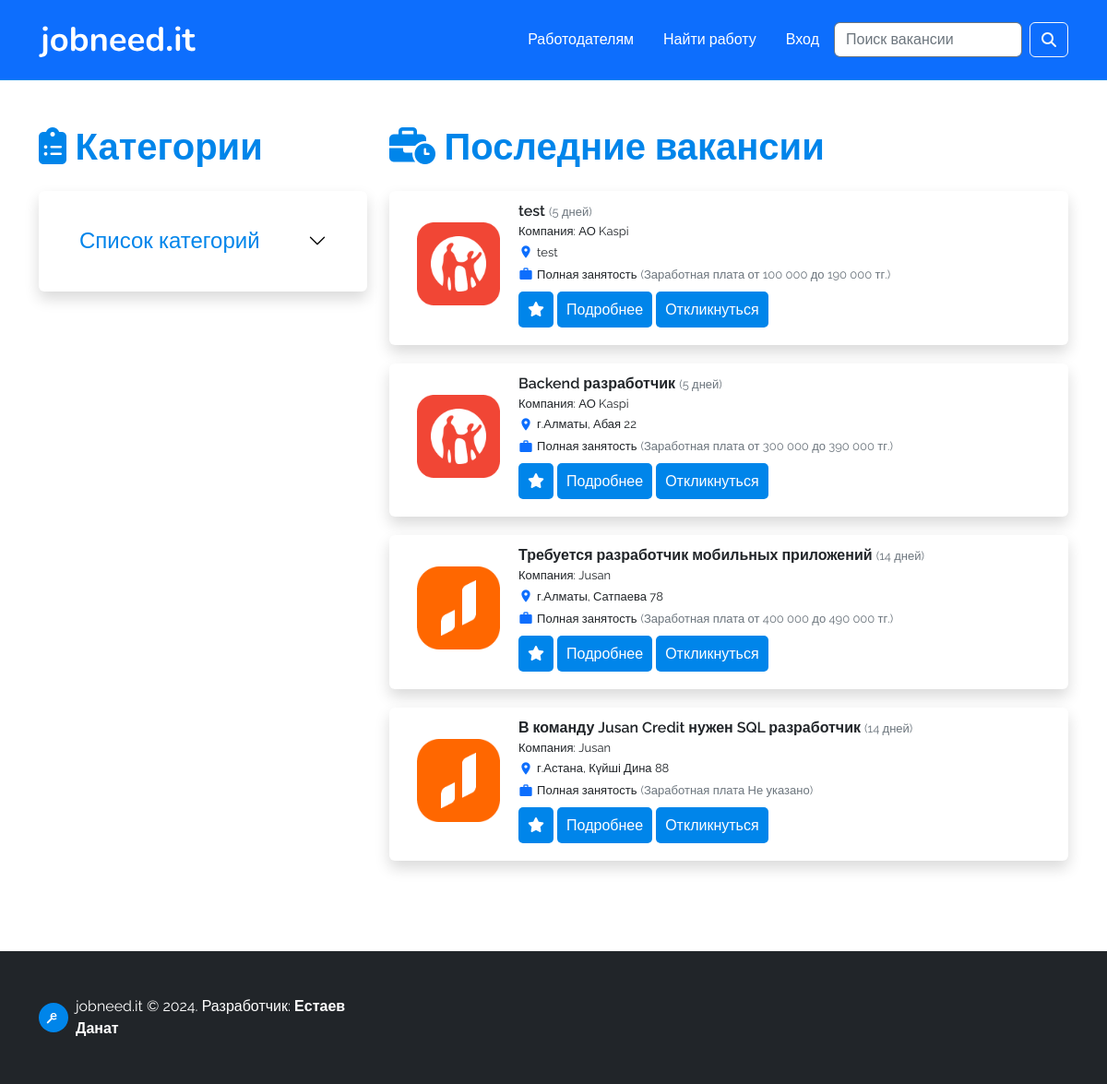
/job/list/, run on the app's committed database.
### employer/models.py (models this page shows, shortened)
class Job(models.Model):
    company = models.ForeignKey(Company, on_delete=models.CASCADE, related_name='jobs')
    category = models.ForeignKey(Category, on_delete=models.CASCADE, related_name='category')
    title = models.CharField(max_length=80)
    location = models.CharField(max_length=80)
    created_date = models.DateTimeField(default=datetime.datetime.now(), blank=True)
    experience_choices = (
        ('Нет опыта работы','Нет опыта работы'),
        ('1-3 года', '1-3 года'),
        ('3-6 года', '3-6 года'),
        ('6 и выше', '6 и выше'),
    )
    experience = models.CharField(max_length=80, choices=experience_choices)
    salary_choices = (
        ('Не указано', 'Не указано'),
        ('от 100 000 до 190 000 тг.', 'от 100 000 до 190 000 тг.'),
        ('от 200 000 до 290 000 тг.', 'от 200 000 до 290 000 тг.'),
        ('от 300 000 до 390 000 тг.', 'от 300 000 до 390 000 тг.'),
        ('от 400 000 до 490 000 тг.', 'от 400 000 до 490 000 тг.'),
        ('от 500 000 и выше', 'от 500 000 и выше'),
    )
    salary = models.CharField(
        max_length=80, choices=salary_choices
    )
    cooperation_choices = (
        ('Полная занятость', 'Полная занятость'),
        ('Частичная занятость', 'Частичная занятость'),
        ('Удаленная работа', 'Удаленная работа'),
        ('Стажировка', 'Стажировка'),
        ('Производственная практика', 'Производственная практика'),
    )
    cooperation_type = models.CharField(
        max_length=80, choices=cooperation_choices
    )
    job_description = models.TextField()
    skills_required = models.CharField(max_length=80)
    '''
    military_choices = (
        ('Военнообязанный', 'Военнообязанный'),
        ('Есть военный билет', 'Есть военный билет'),
    )
    military_service = models.CharField(
        max_length=80, choices=military_choices
    )
    '''
    degree_choices = (
        ('Не имеет значения', 'Не имеет значения'),
        ('Диплом ТиПО', 'Диплом ТиПО'),
        ('Диплом бакалавра', 'Диплом бакалавра'),
        ('Диплом магистра', 'Диплом магистра'),
        ('Диплом Phd', 'Диплом Phd'),
    )
    degree = models.CharField(max_length=80, choices=degree_choices)
    class Meta:
        verbose_name = "Вакансия"
        verbose_name_plural = "Вакансии"

class Company(models.Model):
    employer = models.OneToOneField(User, on_delete=models.CASCADE)
    category = models.ForeignKey(Category, on_delete=models.CASCADE)
    name = models.CharField(max_length=80)
    co_introduction = models.TextField()
    logo = models.ImageField(default='default.png', upload_to='co-logo')
    link  = models.CharField(max_length=80)
    def __str__(self):
        return self.name
    class Meta:
        verbose_name = "Компания"
        verbose_name_plural = "Компании"

### portal/views.py (the view)
# urls.py: path('job/list/', home_page, name='home-page'),
def home_page(request):
    jobs = Job.objects.order_by('-created_date').all()
    now = datetime.now(timezone.utc)
    for i in jobs:
        get_days = now - i.created_date
        if get_days.days > 1:
            i.created_date = f'{get_days.days} дней'
    return render(request, 'home_page.html', {'jobs':jobs})

### OnlineJobPortalProject/context_processors.py (called while the page is built)
def get_categories(request):
    return {'categories': Category.objects.all()}

### portal/models.py (called while the page is built)
    def __str__(self):
       return self.name

### portal/templates/home_page.html (shortened to what this page needs)
{% extends "base.html" %}
{% load crispy_forms_tags %}
{% load humanize %}
{% block content %}
<div class="">
  <legend class="display-6 mb-4 blue" style="font-weight: 700;"><i class="fa-solid fa-business-time"></i> Последние вакансии</legend>
  {% for job in jobs %}
  <article class="content-section border border-0 shadow bg-body rounded">
    <div class="row">
      <div class="col-md-2 text-center pt-4">
        <img class="account-img" src="{{ job.company.logo.url }}">
      </div>
      <div class="col-md-10">
        <span style="font-weight: 600;">{{ job.title }}</span>
        <span class="text-muted mr-1" style="font-size: small;" >
          {% if job.created_date|naturalday == 'today' %}
          <td>(Сегодня)</td>
          {% elif job.created_date|naturalday == 'yesterday' %}
          <td>(Вчера)</td>
          {% else %}
          <td >({{ job.created_date|naturaltime }})</td>
          {% endif %}
        </span><br>
        <span style="vertical-align:middle;font-size:small;" class="mb-3">Компания: {{ job.company }}</span><br>
        <i class="text-primary material-icons" style="vertical-align: middle;font-size: medium;">&#xe0c8;</i>
        <span style="vertical-align:middle;font-size:small;">{{ job.location }} </span><br>
        <i class="text-primary material-icons" style="vertical-align: middle;font-size: medium;" >&#xe8f9;</i>
        <span style="vertical-align:middle;font-size:small;">{{ job.get_cooperation_type_display }}</span>
        <span  class="text-muted" style="font-size: small;vertical-align: middle;">(Заработная плата {{ job.get_salary_display }})</span>
        <div class="menu-block mb-3">
          <a class="button is-blue is-small" href="{% url 'save-job' job.id %}"><i class="fa-solid fa-star text-white"></i></a>
          <a class="button is-blue is-small" href="{% url 'job-detail' job.id %}">Подробнее</a>
          <a class="button is-blue is-small" href="{% url 'request-job' job.id %}">Откликнуться</a>
        </div>
      </div>
      </div>
  </article>
  {% endfor %}
</div>
{% endblock %}

### portal/templates/base.html (shortened to what this page needs)
{% load static %}
<html lang="ru">
<head>
  <link rel="stylesheet" type="text/css" href="{% static './css/main.css' %}">
  <link rel="stylesheet" type="text/css" href="{% static './css/style.css' %}">
  <link rel="stylesheet" href="{% static './css/bootstrap.min.css' %}">
  <link rel="stylesheet" href="https://cdnjs.cloudflare.com/ajax/libs/font-awesome/6.2.0/css/all.min.css" />
</head>
<body>
<header class="navbar navbar-expand-lg navbar-light bg-primary blue-bottom-border mb-5 ">
  <div class="container">
    <a class="navbar-brand logo" href="{% url 'home-page' %}">
      <img src="{% static './img/logo.svg' %}" alt="Logo">
    </a>
    <div class="collapse navbar-collapse" id="navbarSupportedContent">
      <ul class="navbar-nav ms-auto mb-2 mb-lg-0">
        {% if user.is_authenticated %}
          {% if not user.is_jobseeker %}
            {% if user.company.jobs %}
            <li class="nav-item">
              <a class="header-link" href="{% url 'employer-home' %}">Запросы</a>
            </li>
            <li class="nav-item">
              <a class="header-link" href="{% url 'employer-jobs' %}">Вакансии компании</a>
            </li>
            <li class="nav-item">
              <a class="header-link" href="{% url 'employer-create-job' %}">Создать вакансию</a>
            </li>
            <li class="nav-item dropdown">
              <a class="header-link" href="#" role="button" data-bs-toggle="dropdown" aria-expanded="false">
                {{ user.email }}&nbsp;<i class="fa-solid fa-circle-dot"></i>
              </a>
              <ul class="dropdown-menu">
                <li><a class="dropdown-item" href="{% url 'employer-profile' %}"><i class="fa-solid fa-building"></i>&nbsp;Профиль компании</a></li>
                <form method="post" action="{% url 'logout' %}">
                     {% csrf_token %}
                <li><button class="dropdown-item" type="submit"><i class="fa-solid fa-circle-xmark"></i>&nbsp;Выход</button></li>
                </form>
              </ul>
            </li>
            {% else %}
            <li class="nav-item">
              <a class="header-link" href="{% url 'employer-profile' %}">Профиль компании</a>
            </li>
                <form method="post" action="{% url 'logout' %}">
                 {% csrf_token %}
                <li><button class="dropdown-item" type="submit"><i class="fa-solid fa-circle-xmark"></i>&nbsp;Выход</button></li>
                </form>
            {% endif %}
          {% endif %}
        {% if user.is_jobseeker %}
            <li class="nav-item">
              <a class="header-link" href="{% url 'home-page' %}">Вакансии</a>
            </li>
            <li class="nav-item">
              <a class="header-link" href="{% url 'saved-jobs' %}">Избранное</a>
            </li>
            <li class="nav-item">
              <a class="header-link" href="{% url 'jobseeker-requests' %}">Мои запросы</a>
            </li>
            <li class="nav-item dropdown">
              <a class="header-link" href="#" role="button" data-bs-toggle="dropdown" aria-expanded="false">
                {{ user.email }}&nbsp;<i class="fa-solid fa-circle-dot white-text"></i>
              </a>
              <ul class="dropdown-menu">
                <li><a class="dropdown-item" href="{% url 'jobseeker-profile' %}"><i class="fa-solid fa-user"></i>&nbsp;Мой профиль</a></li>
                <form method="post" action="{% url 'logout' %}">
                    {% csrf_token %}
                <li><button class="dropdown-item" type="submit"><i class="fa-solid fa-circle-xmark"></i>&nbsp;Выход</button></li>
                </form>
              </ul>
            </li>
        {% endif %}
        {% else %}
          <li class="nav-item">
            <a class="header-link" href="{% url 'employer-register' %}">Работодателям</a>
          </li>
          <li class="nav-item">
            <a class="header-link" href="{% url 'register' %}">Найти работу</a>
          </li>
          <li class="nav-item">
            <a class="header-link" href="{% url 'login' %}">Вход</a>
          </li>
        {% endif %}
      </ul>
      <form class="d-flex mt-3" action="{% url 'search' %}">
        <input name="q" data-filter="1" class="form-control border border-secondary me-2" type="search" aria-label="Search" placeholder="Поиск вакансии">
        <button class="btn btn-outline-light is-small" type="submit"><i class="fa-solid fa-magnifying-glass"></i></button>
      </form>
    </div>
  </div>
</header>
    <main role="main" class="container">
        <div class="row">
          <div class="col-md-4">
            <legend class="display-6 mb-4 blue" style="font-weight: 700;"><i class="fa-solid fa-clipboard-list"></i> Категории</legend>
            <div class="content-section p-4 border border-0 shadow p-3 mb-5 bg-body rounded">
                <div class="accordion accordion-flush" id="accordionFlushExample">
                  <div class="accordion-item">
                    <h2 class="accordion-header">
                      <button class="accordion-button collapsed" type="button" data-bs-toggle="collapse" data-bs-target="#flush-collapseOne" aria-expanded="false" aria-controls="flush-collapseOne">
                        <h4 class="text-center blue mb-0">Список категорий</h4>
                      </button>
                    </h2>
                  </div>
                </div>
            </div>
          </div>
          <div class="col-md-8">
            {% block content %}{% endblock %}
          </div>
        </div>
    </main>
    <footer class="d-flex flex-wrap justify-content-between align-items-center mt-5 pt-5 pb-5 bg-dark">
      <div class="container">
        <div class="col-md-4 d-flex align-items-center">
          <a href="/" class="mb-3 me-2 mb-md-0 text-muted text-decoration-none lh-1">
            <img src="{% static './img/favicon.svg' %}" width="32px" alt="Logo">
          </a>
          <span class="mb-3 mb-md-0 text-white">jobneed.it © <span id="year"></span>. Разработчик: <a href="#" class="text-white" style="font-weight: 600; text-decoration: none;">Естаев Данат</a></span>
        </div>
      </div>
    </footer>
</body>
</html>

### portal/static/css/main.css (style rules this page uses)
.content-section { background: #ffffff; padding: 10px 20px; border: 1px solid #dddddd; border-radius: 3px; margin-bottom: 20px; }

### portal/static/css/style.css (style rules this page uses)
* { font-family: 'Raleway', sans-serif; }
.logo img { width: 170px; }
h1, h2, h3, h4, h5, h6, p, strong, b { color: #004377; }
button { cursor: pointer; border:none; }
.header-link { display: block; padding: 0.5rem 1rem; font-size: 16px; font-weight: 500; color: #fff; text-decoration: none; transition: color .15s ease-in-out,background-color .15s ease-in-out,border-color .15s ease-in-out; }
.button { cursor: pointer; border: none; padding: 10px 35px; color: #fff; text-decoration: none; border-radius: 5px; }
.is-small { padding: 10px; }
.is-blue { background-color: #0085EA; transition: 0.3s ease-in-out; }
.blue { color: #0085EA; }
.account-img { margin: 0 auto; width: 90px; height: 90px; margin-left: 10px; border-radius: 5px; }
.blue-bottom-border { border-bottom: 1px solid #0085EA; }
.menu-block { margin-top: 15px; }

### data on the page
Job: company.logo (picture), title "test", created_date "5 дней", company "АО Kaspi", location "test", cooperation_type "Полная занятость", salary "от 100 000 до 190 000 тг."
Job: company.logo (picture), title "Backend разработчик", created_date "5 дней", company "АО Kaspi", location "г.Алматы, Абая 22", cooperation_type "Полная занятость", salary "от 300 000 до 390 000 тг."
Job: company.logo (picture), title "Требуется разработчик мобильных приложений", created_date "14 дней", company "Jusan", location "г.Алматы, Сатпаева 78", cooperation_type "Полная занятость", salary "от 400 000 до 490 000 тг."
Job: company.logo (picture), title "В команду Jusan Credit нужен SQL разработчик", created_date "14 дней", company "Jusan", location "г.Астана, Күйші Дина 88", cooperation_type "Полная занятость", salary "Не указано"
